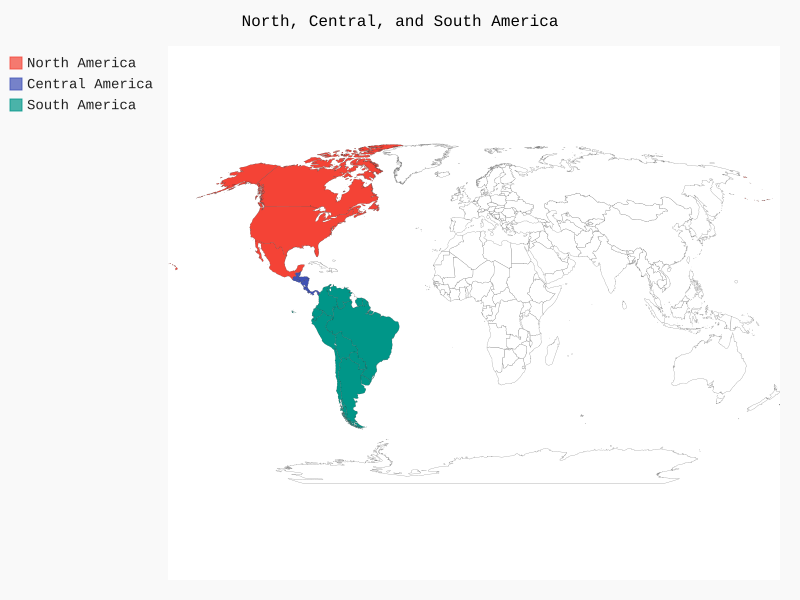

Write Python code to recreate this figure.
# -*- coding:utf-8 -*-
# 模块有更新，和书中不同
import pygal
wm = pygal.maps.world.World()
wm.title = 'North, Central, and South America'

wm.add('North America', ['ca', 'mx', 'us'])
wm.add('Central America', ['bz', 'cr', 'gt', 'hn', 'ni', 'pa', 'sv'])
wm.add('South America', ['ar', 'bo', 'br', 'cl', 'co', 'ec', 'gf', 'qy', 'pe', 'py', 'sr', 'uy', 've'])
wm.render_to_file('americas.svg')
